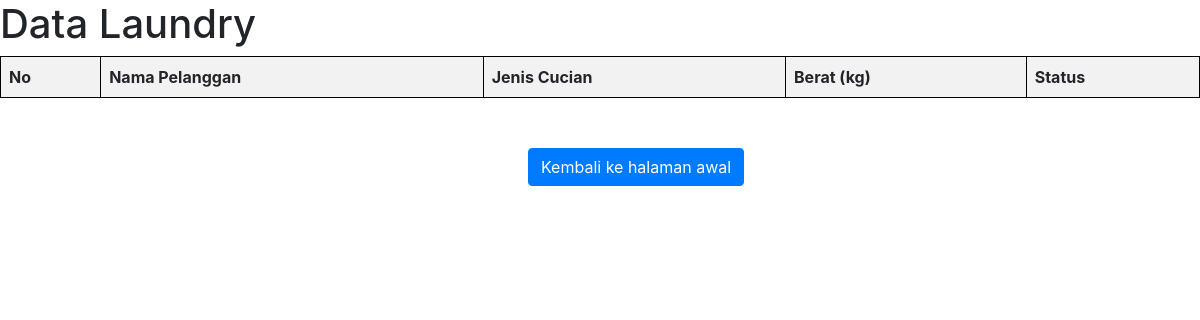
Before: /tabel_data.php with the older database file.
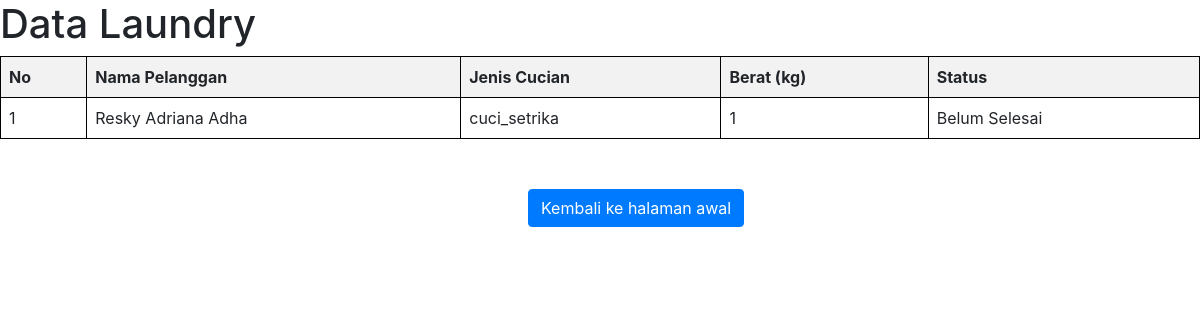
After: the same page with the newer database file.
### tables this page shows
CREATE TABLE `data_laundry` (
  `id_laundry` int NOT NULL,
  `id_akun` varchar(200) NOT NULL,
  `jenis_cucian` varchar(200) NOT NULL,
  `no_hp` varchar(255) NOT NULL,
  `berat` float NOT NULL,
  `status` varchar(200) NOT NULL DEFAULT 'Belum Selesai',
  `nama` varchar(200) NOT NULL
);

### tabel_data.php (the view, shortened to what this page needs)
<!DOCTYPE html>
<html lang="en">
<head>
    <link href="https://stackpath.bootstrapcdn.com/bootstrap/4.5.2/css/bootstrap.min.css" rel="stylesheet">
</head>
<body>
<?php
include('koneksi.php');
$query = "SELECT nama,jenis_cucian,berat,status FROM data_laundry";
$result = mysqli_query($conn, $query);
?>
    <h1>Data Laundry</h1>
    <table border="1">
        <thead>
            <tr>
                <th>No</th>
                <th>Nama Pelanggan</th>
                <th>Jenis Cucian</th>
                <th>Berat (kg)</th>
                <th>Status</th>
            </tr>
        </thead>
        <tbody>
        <?php
    $no = 1;
    while ($row = mysqli_fetch_assoc($result)) { ?>
      <tr>
        <td><?php echo $no++; ?></td>
        <td><?php echo htmlspecialchars($row['nama']); ?></td>
        <td><?php echo htmlspecialchars($row['jenis_cucian']); ?></td>
        <td><?php echo intval($row['berat']); ?></td>
        <td><?php echo htmlspecialchars($row['status']); ?></td>
      </tr>
    <?php } ?>
        </tbody>
    </table>
</body>
        <a href="index.php" class="btn btn-primary">Kembali ke halaman awal</a>
</html>

### tabel_data.php (style rules this page uses)
table { width: 100%; border-collapse: collapse; }
table, th, td { border: 1px solid black; }
th, td { padding: 8px; text-align: left; }
th { background-color: #f2f2f2; }
a { text-align: center; margin-top: 50px; margin-left: 44%; }

Changed rows visible on the page:
added data_laundry: nama "Resky Adriana Adha", jenis_cucian "cuci_setrika", berat "1", status "Belum Selesai"
